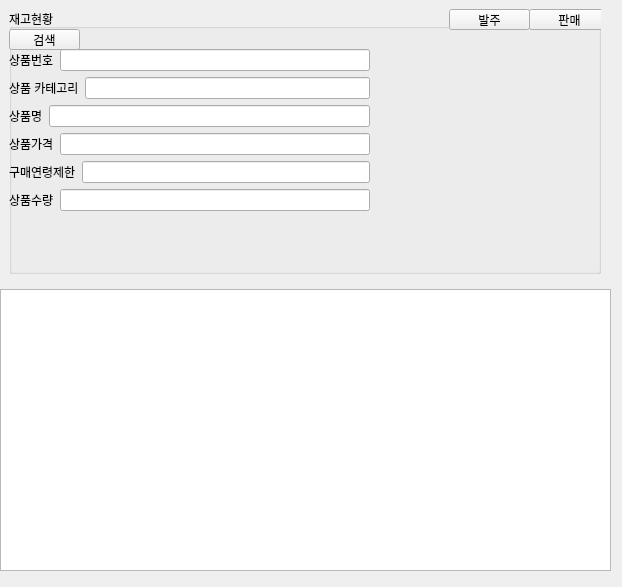
<?xml version="1.0" encoding="UTF-8"?>
<ui version="4.0">
 <class>Form</class>
 <widget class="QWidget" name="Form">
  <property name="geometry">
   <rect>
    <x>0</x>
    <y>0</y>
    <width>622</width>
    <height>587</height>
   </rect>
  </property>
  <property name="windowTitle">
   <string>Form</string>
  </property>
  <widget class="QWidget" name="verticalLayoutWidget">
   <property name="geometry">
    <rect>
     <x>0</x>
     <y>0</y>
     <width>611</width>
     <height>571</height>
    </rect>
   </property>
   <layout class="QVBoxLayout" name="verticalLayout">
    <item>
     <widget class="QWidget" name="widget" native="true">
      <layout class="QHBoxLayout" name="horizontalLayout">
       <item>
        <widget class="QGroupBox" name="groupBox">
         <property name="sizePolicy">
          <sizepolicy hsizetype="MinimumExpanding" vsizetype="Preferred">
           <horstretch>0</horstretch>
           <verstretch>0</verstretch>
          </sizepolicy>
         </property>
         <property name="title">
          <string>재고현황</string>
         </property>
         <widget class="QWidget" name="verticalLayoutWidget_2">
          <property name="geometry">
           <rect>
            <x>0</x>
            <y>40</y>
            <width>361</width>
            <height>164</height>
           </rect>
          </property>
          <layout class="QVBoxLayout" name="verticalLayout_2">
           <item>
            <layout class="QHBoxLayout" name="horizontalLayout_4">
             <item>
              <widget class="QLabel" name="label_prod_number">
               <property name="text">
                <string>상품번호</string>
               </property>
              </widget>
             </item>
             <item>
              <widget class="QLineEdit" name="prod_number">
               <property name="inputMask">
                <string/>
               </property>
               <property name="text">
                <string/>
               </property>
              </widget>
             </item>
            </layout>
           </item>
           <item>
            <layout class="QHBoxLayout" name="horizontalLayout_5">
             <item>
              <widget class="QLabel" name="label_prod_category">
               <property name="text">
                <string>상품 카테고리</string>
               </property>
              </widget>
             </item>
             <item>
              <widget class="QLineEdit" name="prod_category">
               <property name="inputMask">
                <string/>
               </property>
               <property name="text">
                <string/>
               </property>
              </widget>
             </item>
            </layout>
           </item>
           <item>
            <layout class="QHBoxLayout" name="horizontalLayout_3">
             <item>
              <widget class="QLabel" name="label_prod_name">
               <property name="text">
                <string>상품명</string>
               </property>
              </widget>
             </item>
             <item>
              <widget class="QLineEdit" name="prod_name"/>
             </item>
            </layout>
           </item>
           <item>
            <layout class="QHBoxLayout" name="horizontalLayout_7">
             <item>
              <widget class="QLabel" name="label_prod_price">
               <property name="text">
                <string>상품가격</string>
               </property>
              </widget>
             </item>
             <item>
              <widget class="QLineEdit" name="prod_price"/>
             </item>
            </layout>
           </item>
           <item>
            <layout class="QHBoxLayout" name="horizontalLayout_8">
             <item>
              <widget class="QLabel" name="label_prod_adult">
               <property name="text">
                <string>구매연령제한</string>
               </property>
              </widget>
             </item>
             <item>
              <widget class="QLineEdit" name="prod_adult"/>
             </item>
            </layout>
           </item>
           <item>
            <layout class="QHBoxLayout" name="horizontalLayout_6">
             <item>
              <widget class="QLabel" name="label_prod_amount">
               <property name="text">
                <string>상품수량</string>
               </property>
              </widget>
             </item>
             <item>
              <widget class="QLineEdit" name="prod_amount">
               <property name="inputMask">
                <string/>
               </property>
               <property name="text">
                <string/>
               </property>
              </widget>
             </item>
            </layout>
           </item>
          </layout>
         </widget>
         <widget class="QPushButton" name="btn_search">
          <property name="geometry">
           <rect>
            <x>0</x>
            <y>20</y>
            <width>71</width>
            <height>21</height>
           </rect>
          </property>
          <property name="sizePolicy">
           <sizepolicy hsizetype="Minimum" vsizetype="MinimumExpanding">
            <horstretch>0</horstretch>
            <verstretch>0</verstretch>
           </sizepolicy>
          </property>
          <property name="text">
           <string>검색</string>
          </property>
         </widget>
         <widget class="QPushButton" name="pushButton_2">
          <property name="geometry">
           <rect>
            <x>440</x>
            <y>0</y>
            <width>81</width>
            <height>21</height>
           </rect>
          </property>
          <property name="sizePolicy">
           <sizepolicy hsizetype="Minimum" vsizetype="MinimumExpanding">
            <horstretch>0</horstretch>
            <verstretch>0</verstretch>
           </sizepolicy>
          </property>
          <property name="text">
           <string>발주</string>
          </property>
         </widget>
         <widget class="QPushButton" name="pushButton_3">
          <property name="geometry">
           <rect>
            <x>520</x>
            <y>0</y>
            <width>81</width>
            <height>21</height>
           </rect>
          </property>
          <property name="sizePolicy">
           <sizepolicy hsizetype="Minimum" vsizetype="MinimumExpanding">
            <horstretch>0</horstretch>
            <verstretch>1</verstretch>
           </sizepolicy>
          </property>
          <property name="text">
           <string>판매</string>
          </property>
         </widget>
         <widget class="QLabel" name="prod_img">
          <property name="geometry">
           <rect>
            <x>380</x>
            <y>30</y>
            <width>210</width>
            <height>220</height>
           </rect>
          </property>
          <property name="text">
           <string/>
          </property>
         </widget>
        </widget>
       </item>
       <item>
        <spacer name="verticalSpacer">
         <property name="orientation">
          <enum>Qt::Vertical</enum>
         </property>
         <property name="sizeHint" stdset="0">
          <size>
           <width>1</width>
           <height>40</height>
          </size>
         </property>
        </spacer>
       </item>
      </layout>
     </widget>
    </item>
    <item>
     <layout class="QHBoxLayout" name="horizontalLayout_2">
      <item>
       <widget class="QTableWidget" name="teamprod">
        <property name="maximumSize">
         <size>
          <width>16777215</width>
          <height>320</height>
         </size>
        </property>
       </widget>
      </item>
     </layout>
    </item>
   </layout>
  </widget>
 </widget>
 <resources/>
 <connections>
  <connection>
   <sender>pushButton_2</sender>
   <signal>clicked()</signal>
   <receiver>Form</receiver>
   <slot>btn_second_to_third()</slot>
   <hints>
    <hint type="sourcelabel">
     <x>510</x>
     <y>23</y>
    </hint>
    <hint type="destinationlabel">
     <x>611</x>
     <y>277</y>
    </hint>
   </hints>
  </connection>
 </connections>
 <slots>
  <slot>btn_second_to_third()</slot>
 </slots>
</ui>
